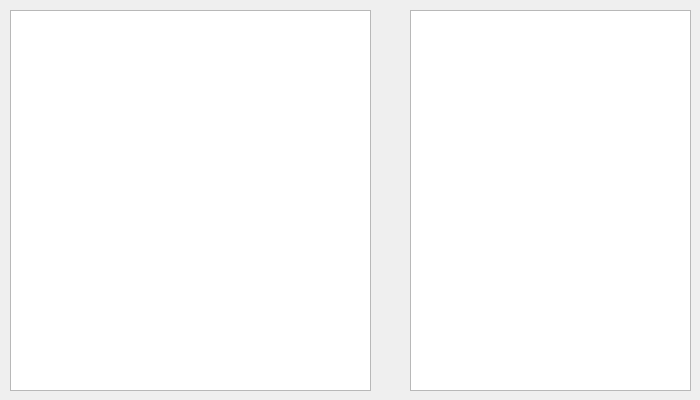
<?xml version="1.0" encoding="UTF-8"?>
<ui version="4.0">
 <class>MainWindow</class>
 <widget class="QMainWindow" name="MainWindow">
  <property name="geometry">
   <rect>
    <x>0</x>
    <y>0</y>
    <width>700</width>
    <height>400</height>
   </rect>
  </property>
  <property name="windowTitle">
   <string>MainWindow</string>
  </property>
  <widget class="QWidget" name="centralWidget">
   <property name="focusPolicy">
    <enum>Qt::TabFocus</enum>
   </property>
   <widget class="QTreeView" name="treeView">
    <property name="geometry">
     <rect>
      <x>10</x>
      <y>10</y>
      <width>361</width>
      <height>381</height>
     </rect>
    </property>
   </widget>
   <widget class="QListView" name="listView">
    <property name="geometry">
     <rect>
      <x>410</x>
      <y>10</y>
      <width>281</width>
      <height>381</height>
     </rect>
    </property>
   </widget>
  </widget>
 </widget>
 <layoutdefault spacing="6" margin="11"/>
 <resources/>
 <connections/>
</ui>
